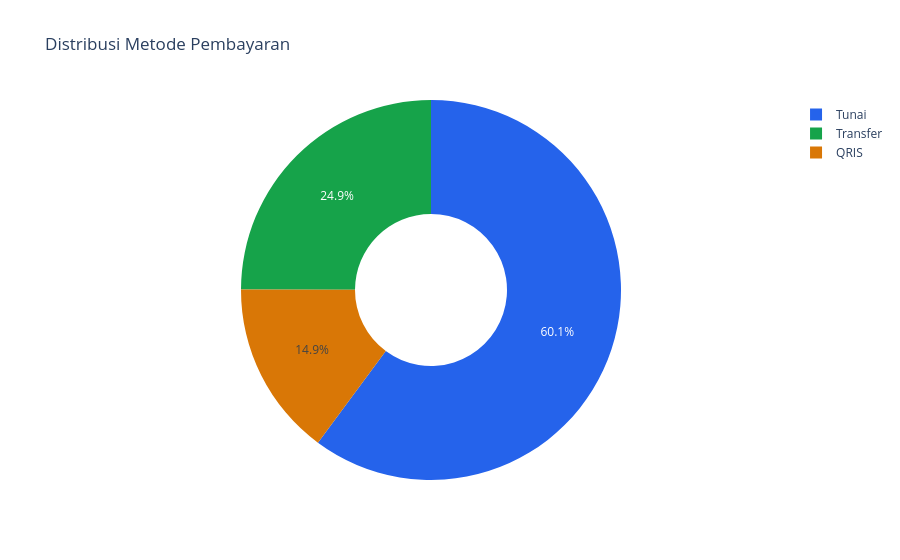

Notebook cell for this chart:
### Markdown cell above
---
## 6. BQ #5: Metode Pembayaran Apa yang Paling Sering Digunakan?

Menganalisis distribusi `payment_method` dari seluruh transaksi valid.

### Code cell
pay_dist = valid_trx['payment_method'].value_counts().reset_index()
pay_dist.columns = ['payment_method','count']
pay_dist['pct'] = (pay_dist['count'] / pay_dist['count'].sum() * 100).round(1)

fig = px.pie(
    pay_dist,
    names='payment_method', values='count', hole=0.4,
    title='Distribusi Metode Pembayaran',
    color_discrete_sequence=['#2563EB','#16A34A','#D97706']
)
fig.show()

print(pay_dist.to_string(index=False))

# Tren QRIS per bulan
pay_monthly = (
    valid_trx
    .groupby([valid_trx['tanggal'].dt.to_period('M'), 'payment_method'])
    ['transaction_id'].count()
    .unstack(fill_value=0)
    .reset_index()
)
pay_monthly['month_str'] = pay_monthly['tanggal'].astype(str)
print('\nTren metode pembayaran per bulan:')
print(pay_monthly[['month_str','Tunai','Transfer','QRIS']].to_string(index=False))

### Figure 1 — Plotly figure (JSON) as saved in the notebook; plotly's stock layout.template omitted (floating-point values rounded to 4 significant figures)
{"data": [{"domain": {"x": [0, 1], "y": [0, 1]}, "hole": 0.4, "hovertemplate": "payment_method=%{label}<br>count=%{value}<extra></extra>", "labels": ["Tunai", "Transfer", "QRIS"], "legendgroup": "", "name": "", "showlegend": true, "type": "pie", "values": [60144, 24949, 14907]}], "layout": {"legend": {"tracegroupgap": 0}, "piecolorway": ["#2563EB", "#16A34A", "#D97706"], "title": {"text": "Distribusi Metode Pembayaran"}}}
